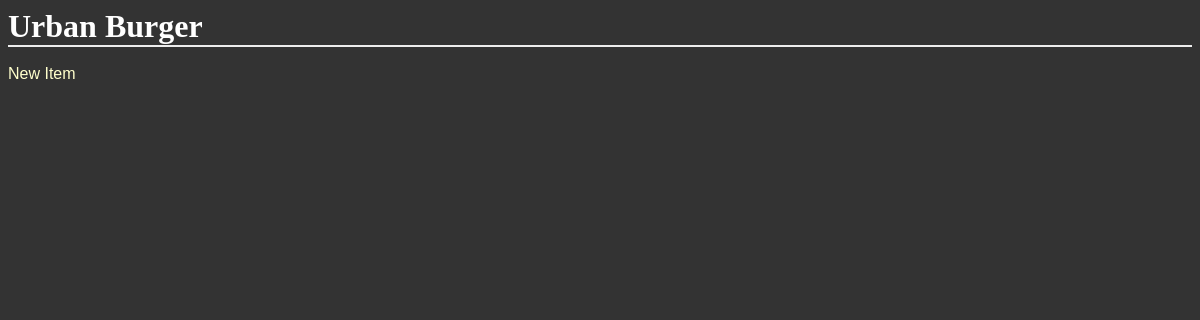
Page /GetShopItems/1/ on the earlier database version.
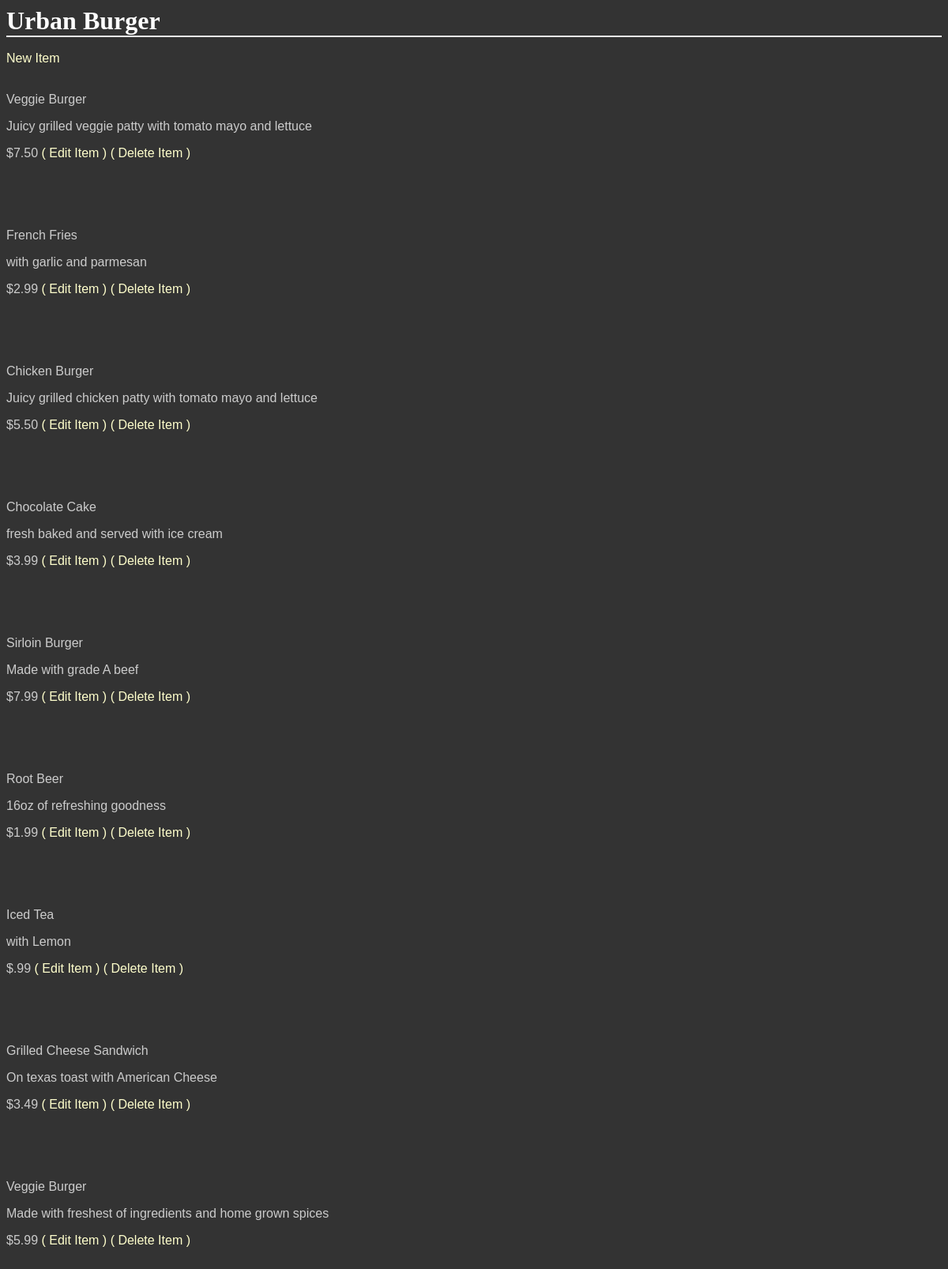
Same page on the later database version.
### database_setup.py (models this page shows, shortened)
class Items(Base):
    __tablename__ = 'items'
    name = Column(String(80), nullable=False)
    id = Column(Integer, primary_key=True)
    short_description = Column(String(250))
    description = Column(String(500))
    quantity = Column(Integer, nullable=False)
    image = Column(String(20))
    price = Column(String(8))
    shop_id = Column(Integer, ForeignKey('shop.id'))
    shop = relationship(Shop, cascade="all, delete-orphan", single_parent=True)
    cat_id = Column(Integer, ForeignKey('sub_category.id'))
    SubCategory = relationship(SubCategory)

### project.py (the view)
@app.route('/GetShopItems/<int:shop_id>/')
def get_shop_items(shop_id):
    shop = session.query(Shop).filter_by(id=shop_id).one()
    items = session.query(Items).filter_by(shop_id=shop_id)
    return render_template('menu.html', shop=shop, items=items)

### templates/menu.html (shortened to what this page needs)
<html>
<head>
    <link rel="stylesheet" type="text/css" href="{{url_for('static', filename='style.css')}}">
</head>
<body>
<h1>
    {{ shop.name }}
</h1>
<br>
<a href="{{url_for('new_shop_item', shop_id=shop.id)}}">New Item</a>
{% for item in items %}
<br>
<br>
<p>{{ item.name }}</p>
<p>{{ item.description}}</p>
<p>{{ item.price }}
<a href="{{url_for('edit_shop_item', shop_id=shop.id, item_id=item.id)}}">( Edit Item )</a>
<a href="{{url_for('delete_shop_item', shop_id=shop.id, item_id=item.id)}}">( Delete Item )</a>
</p>
<br>
{% endfor %}
</body>
</html>

Differences in the rows shown:
now on this page (row edited): Items: name "Veggie Burger", description "Juicy grilled veggie patty with tomato mayo and lettuce", price "$7.50"
now on this page (row edited): Items: name "French Fries", description "with garlic and parmesan", price "$2.99"
now on this page (row edited): Items: name "Chicken Burger", description "Juicy grilled chicken patty with tomato mayo and lettuce", price "$5.50"
now on this page (row edited): Items: name "Chocolate Cake", description "fresh baked and served with ice cream", price "$3.99"
now on this page (row edited): Items: name "Sirloin Burger", description "Made with grade A beef", price "$7.99"
now on this page (row edited): Items: name "Root Beer", description "16oz of refreshing goodness", price "$1.99"
now on this page (row edited): Items: name "Iced Tea", description "with Lemon", price "$.99"
now on this page (row edited): Items: name "Grilled Cheese Sandwich", description "On texas toast with American Cheese", price "$3.49"
now on this page (row edited): Items: name "Veggie Burger", description "Made with freshest of ingredients and home grown spices", price "$5.99"
